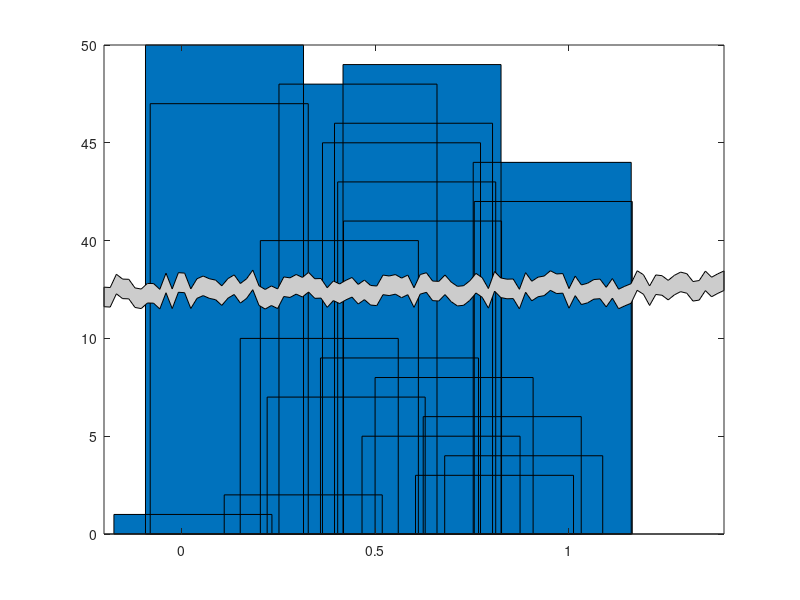

MATLAB code to generate this figure:

%SLBreakPlot.m
%
%author: steeve laquitaine
%  date: 140717
%
% usage: 
% sampleTimes = 1:200;
% RPM = [600+rand(1,100)*500, 5500+rand(1,100)*2500];
% SLBreakBar(sampleTimes,RPM,1500,5000,'Line','facecolor','r');
 
% SLBreakBar([1 2 3],[2 1000 2000],360,600,'Line','facecolor','r');


%inspired from BreakPlot matlab file exchange


function h = SLBreakBar(x, y, y_break_start, y_break_end, break_type,...
    varargin)
% BreakPlot(x,y,y_break_start,y_break_end,break_type)
% Produces a plot who's y-axis skips to avoid unecessary blank space
% 
% INPUT
% x
% y
% y_break_start
% y_break_end
% break_type
%    if break_type='RPatch' the plot will look torn
%       in the broken space
%    if break_type='Patch' the plot will have a more
%       regular, zig-zag tear
%    if break_plot='Line' the plot will merely have
%       some hash marks on the y-axis to denote the
%       break
%
% USAGE:
% figure;
% BreakPlot(rand(1,21),[1:10,40:50],10,40,'Line');
% figure;
% BreakPlot(rand(1,21),[1:10,40:50],10,40,'Patch');
% figure;
% BreakPlot(rand(1,21),[1:10,40:50],10,40,'RPatch');
% figure;
% x=rand(1,21);y=[1:10,40:50];
% subplot(2,1,1);plot(x(y>=40),y(y>=40),'.');
% set(gca,'XTickLabel',[]);
% subplot(2,1,2);plot(x(y<=20),y(y<=20),'.');
%
% IT'S NOT FANCY, BUT IT WORKS.

% Michael Robbins
% robbins@bloomberg.net
% michael.robbins@bloomberg.net

% data
if nargin<5 break_type='RPatch'; end;
if nargin<4 y_break_end=40; end;
if nargin<3 y_break_start=10; end;
if nargin<2 y=[1:10,40:50]; end;
if nargin<1 x=rand(1,21); end;


y_break_mid=(y_break_end-y_break_start)./2+y_break_start;

% erase useless data
x(y>y_break_start & y <y_break_end)=[];
y(y>y_break_start & y <y_break_end)=[];

% leave room for the y_break_end
[junk,i]=min(y>=y_break_end);
if i>y_break_end
    x=[x(1:i-1) NaN x(i:end)];
    y=[y(1:i-1) y_break_mid y(i:end)];
end;

% remap
y2=y;
y2(y2>=y_break_end) = y2(y2>=y_break_end) - y_break_mid;

% plot
% h=plot(x,y2,'.');
h=bar(x,y2,varargin{:});

% make break
xlim=get(gca,'xlim');
ytick=get(gca,'YTick');
[junk,i]=min(ytick<=y_break_start);

%case more that one value is plotted
if i~=1
    y=(ytick(i)-ytick(i-1))./2+ytick(i-1);
else
    y=(ytick(i)-ytick(i))./2+ytick(i);
end

%ytick unit
dy=(ytick(2)-ytick(1))./10;
xtick=get(gca,'XTick');

%ytick unit
x=xtick(1);

%case more that one value is plotted
if i~=1
    dx=(xtick(2)-xtick(1))./2;
else
    dx=0;
end

switch break_type
    case 'Patch',
		% this can be vectorized
        dx=(xlim(2)-xlim(1))./10;
        yy=repmat([y-2.*dy y-dy],1,6);
        xx=xlim(1)+dx.*[0:11];
		patch([xx(:);flipud(xx(:))], ...
            [yy(:);flipud(yy(:)-2.*dy)], ...
            [.8 .8 .8])
    case 'RPatch',
		% this can be vectorized
        dx=(xlim(2)-xlim(1))./100;
        yy=y+rand(101,1).*2.*dy;
        xx=xlim(1)+dx.*(0:100);
		patch([xx(:);flipud(xx(:))], ...
            [yy(:);flipud(yy(:)-2.*dy)], ...
            [.8 .8 .8])
    case 'Line',
		line([x-dx x   ],[y-2.*dy y-dy   ]);
		line([x    x+dx],[y+dy    y+2.*dy]);
		line([x-dx x   ],[y-3.*dy y-2.*dy]);
		line([x    x+dx],[y+2.*dy y+3.*dy]);
end;
set(gca,'xlim',xlim);

% map back
ytick(ytick>y_break_start)=ytick(ytick>y_break_start)+y_break_mid;
for i=1:length(ytick)
   yticklabel{i}=sprintf('%d',ytick(i));
end;
set(gca,'yticklabel',yticklabel);

